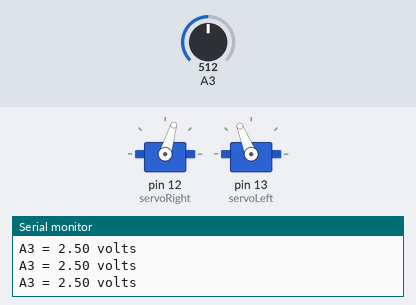
This sketch was run on a simulated Arduino Uno, built with avr-gcc and run on an emulated ATmega328P. Parts: 2 × servo, the last lines printed to the serial monitor. Inputs (shaded band) come from the test bench; at power-on: A3 = 512.

Above: at 1.2 s.
1.3 s: A3 set to 10
4.3 s: A3 set to 7
At 4.7 s:
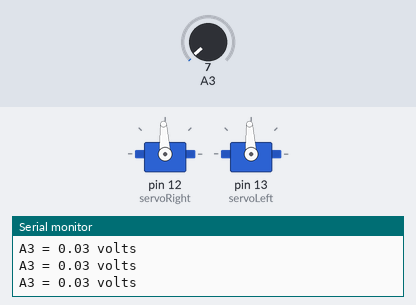
Timing chart, 0 to 7.3 s (numbered marks = the images above; inputs shaded):
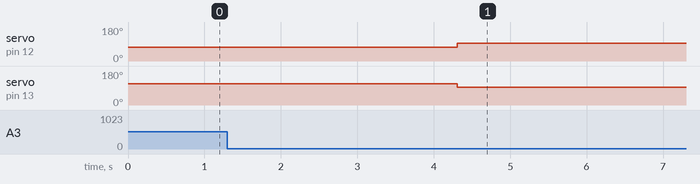

The sketch:

Task1.ino
```cpp
/*
 * Move robot forward
 */

#include <Servo.h>                           // Include servo library

Servo servoRight;                            // Declare right servo
Servo servoLeft;                             // Declare left servo

void setup()                                 // Built in initialization block
{
  servoRight.attach(12);                     // Attach right signal to pin 12
  servoLeft.attach(13);                      // Attach right signal to pin 13

  servoRight.writeMicroseconds(1300);        // Right wheel forward
  servoLeft.writeMicroseconds(1700);         // Left wheel forward

  Serial.begin(9600);                        // Set data rate to 9600 bps
}

void loop()                                  // Main loop auto-repeats
{
  Serial.print("A3 = ");                     // Display "A3 = "
  Serial.print(volts(A3));                    // Display measured A3 volts
  Serial.println(" volts");                  // Display " volts" & newline
  delay(10);                               // Delay for 1 second

  if(volts(A3) < 0.04)
  {
    servoRight.writeMicroseconds(1500);        // Stop
    servoLeft.writeMicroseconds(1500);         // Stop
  }
}

float volts(int adPin)                       // Measures volts at adPin
{                                            // Returns floating point voltage
 return float(analogRead(adPin)) * 5.0 / 1024.0;
}
```

Measured:
- the behaviour switches between 9 and 8 on A3 (found by bisection; images 0 and 1)
- after the input at 4.3 s, servo on pin 12 (servoRight): 73° → 93° at once; servo on pin 13 (servoLeft): 112° → 93° at once
